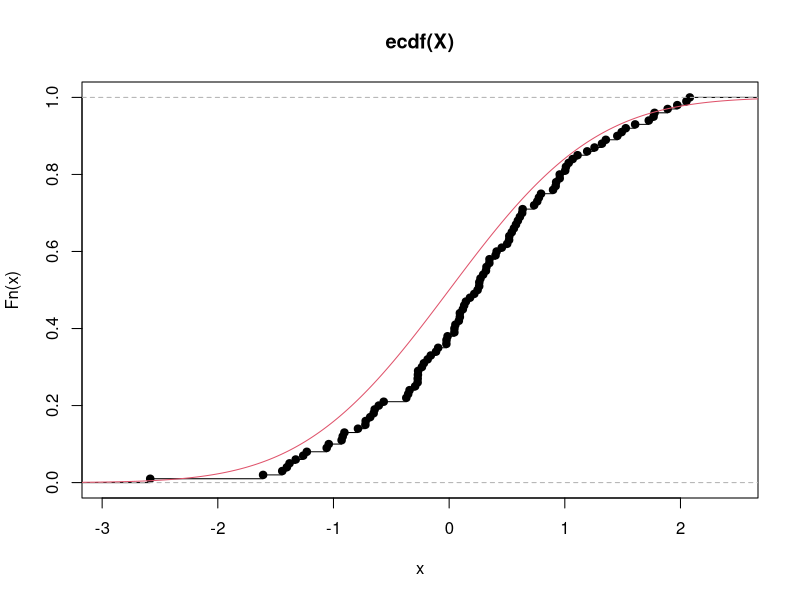
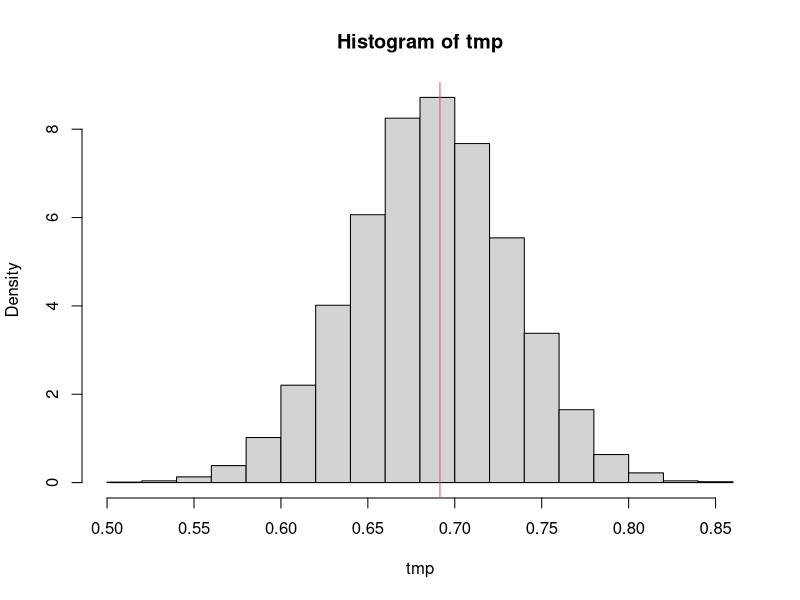
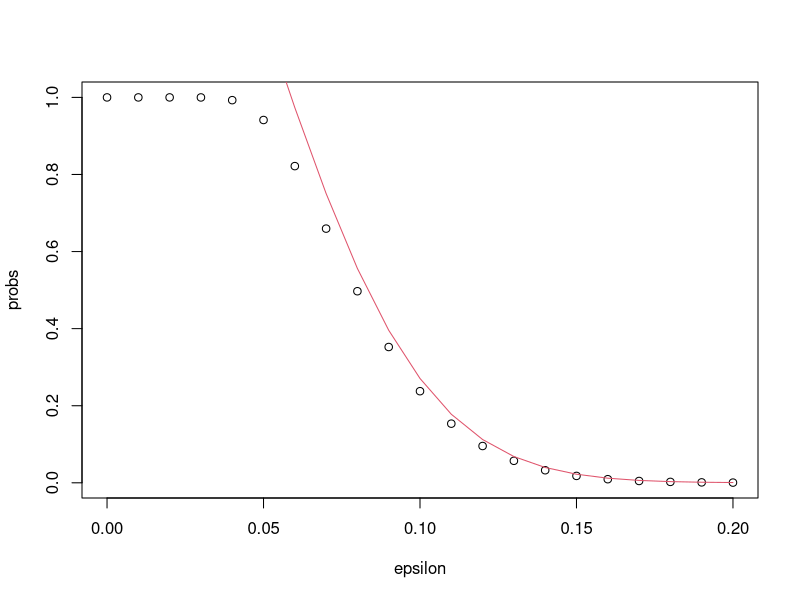
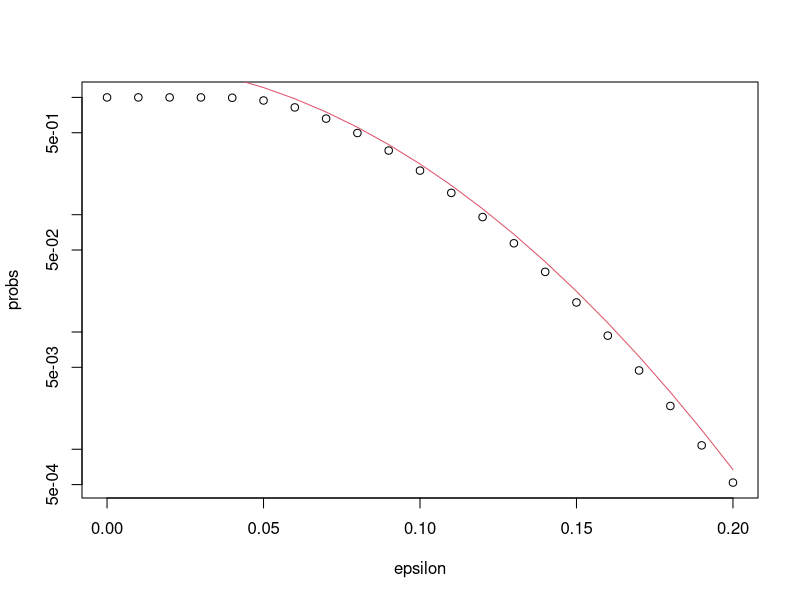
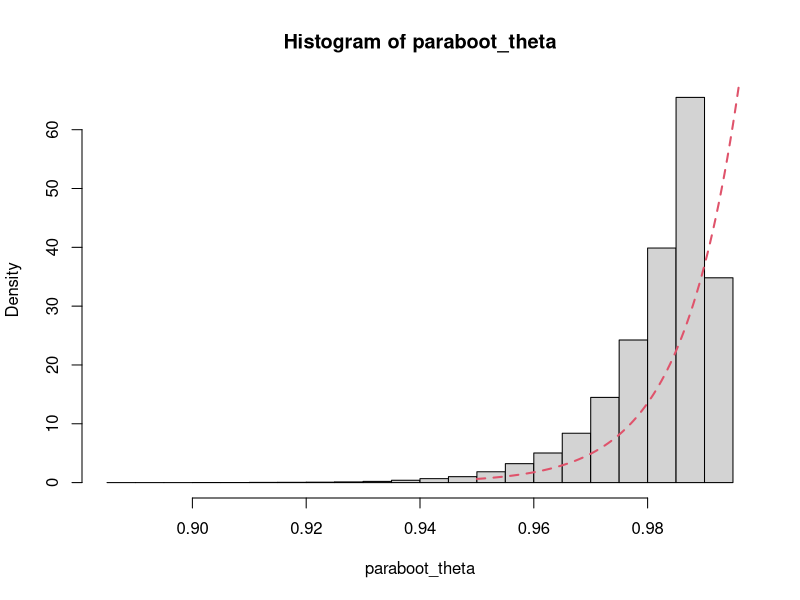
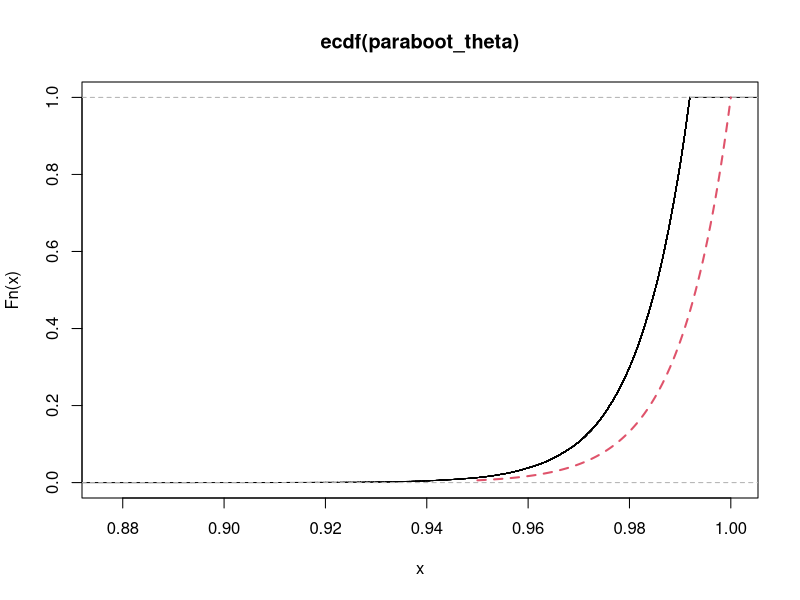
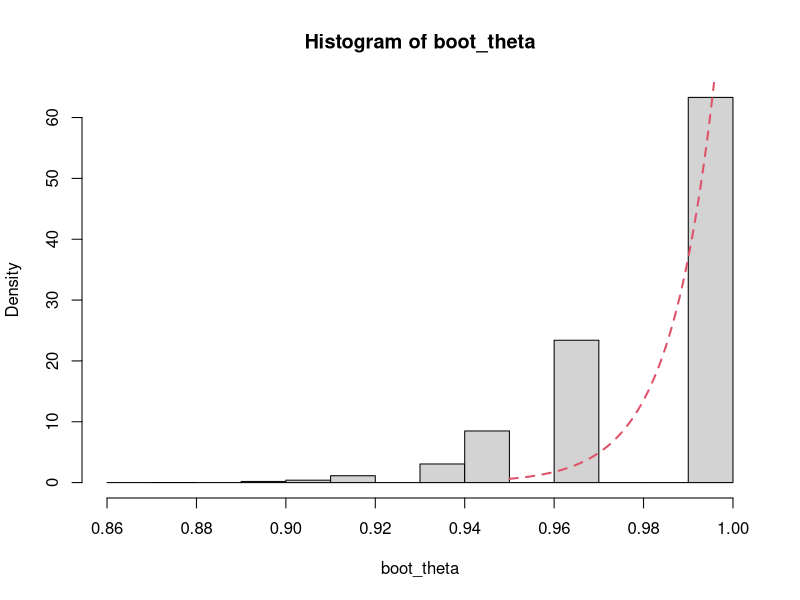
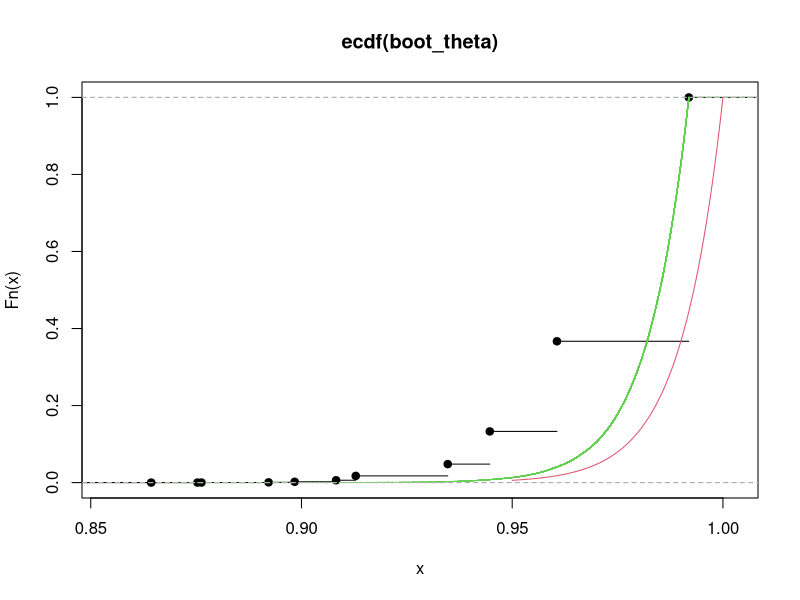

Source code (R) for these figures, in order:
## ---- chunk 1
X <- rnorm(100)
plot(ecdf(X))
lines(seq(-4,4,0.01), pnorm(seq(-4,4,0.01)), col=2)
sum(X<0.5)/100
pnorm(0.5)
## ---- chunk 2
tmp <- replicate(10^4, {X <- rnorm(100)
sum(X<0.5)/100}
)
hist(tmp, probability=T)
abline(v=pnorm(0.5), col=2)
## ---- chunk 3
mean(tmp)-pnorm(0.5)
## ---- chunk 4
xtest <- seq(-4,4,0.01)
## ---- chunk 5
DKW <- replicate(10^5,{X <- rnorm(100)
max(abs(ecdf(X)(xtest)-pnorm(xtest)))})
## ---- chunk 6
epsilon <- seq(0,0.2, 0.01)
probs <- c()
i<-1
for(eps in epsilon){
  probs[i]<-sum(DKW>eps)/length(DKW)
  i<-i+1
}
plot(epsilon, probs)
lines(epsilon, 2*exp(-2*100*epsilon^2), col=2)
## ---- chunk 7
plot(epsilon, probs, log="y")
lines(epsilon, 2*exp(-2*100*epsilon^2), col=2, log="y")
## ---- chunk 8
library(MASS)
fit <- rlm(time~dist+climb, hills)
summary(fit)
## ---- chunk 9

modelBasedBoot <- function(n){
  fit <- rlm(time~dist+climb, data =hills, maxit=100)
  resids <- resid(fit)  
  coefs <- coef(fit)
  fits.boot <- list()
  fitted.values <- predict(fit)
  
  for(i in 1:n){
    time.boot <- fitted.values + sample(resids, replace=TRUE)
    fits.boot[[i]] <- rlm(time.boot ~ dist+climb, data=hills, maxit=100)
   }
  return(fits.boot)
  }
  
bootstrap.fits <- modelBasedBoot(1000)
bootstrap.coefs <- sapply(bootstrap.fits, function(x) coef(x))

apply(bootstrap.coefs,1, sd)
summary(fit)
## ---- chunk 10
quantile(bootstrap.coefs[2,], c(0.025, 0.975))
## ---- chunk 11
nrow = dim(hills)[1]
nboot <- 100
boot.coefs <-matrix(nrow=nboot, nc=3)
for(i in 1:nboot){
  index.boot <- sample(1:nrow, nrow, replace=TRUE)
  hills.boot <- hills[index.boot,]
  fit.boot <- rlm(time ~ dist+climb, data=hills.boot, maxit=100)
  boot.coefs[i,] <- coef(fit.boot)
}
quantile(boot.coefs[,2], c(0.025, 0.975))
## ---- chunk 12
6.5507 -2*0.2451
6.5507 +2*0.2451
## ---- chunk 13
fit2 <- rlm(time~dist*climb+I(climb^2), hills)
## ---- chunk 14
nrow <- dim(hills)[1]
lm1.pred <- c()
lm2.pred <- c()

for(i in 1:nrow){
  hills.reduced<-hills[-i,]
  lm1<-rlm(time ~ dist+climb, data=hills.reduced, maxit=100)
  lm2 <- rlm(time~dist*climb+I(climb^2), hills.reduced, maxit=100)
  lm1.pred[i] <- predict(lm1, hills[i,])
  lm2.pred[i] <- predict(lm2, hills[i,])
}

rmse1 <- sqrt(mean((hills$time - lm1.pred)^2))
rmse2 <- sqrt(mean((hills$time - lm2.pred)^2))
print(c(rmse1, rmse2))
## ---- chunk 15
set.seed(1)
n=100
X = runif(n,min=0, max=1)
## ---- chunk 16
paraboot_theta <- replicate(10^5, 
                        {
                          Xrep = runif(n,0, max(X))
                          max(Xrep)
                        })
hist(paraboot_theta, probability=T)
curve(n*x^{n-1}, 0.95,1, lwd=2, lty=2, col=2, add=T)
plot(ecdf(paraboot_theta))
curve(x^n, 0.95,1, add=T, lwd=2, lty=2, col=2)
## ---- chunk 17
boot_theta <- replicate(10^5, 
                        {
                          max(sample(X, n, replace=T))
                        })
hist(boot_theta, probability=T)
curve(n*x^{n-1}, 0.95,1, lwd=2, lty=2, col=2, add=T)
plot(ecdf(boot_theta))
plot(ecdf(paraboot_theta), add=T, col=3, lty=3)
curve(x^n, 0.95,1, add=T, col=2)
